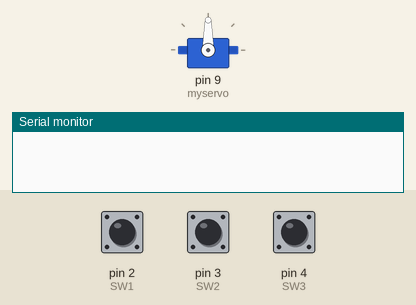
Recording of a sketch running on a simulated Arduino Uno, built with avr-gcc and run on an emulated ATmega328P. On the bench: servo, the last lines printed to the serial monitor. Inputs (shaded band) come from the test bench; at power-on: pin 2 (SW1) HIGH, pin 3 (SW2) HIGH, pin 4 (SW3) HIGH.

Above: at 1.2 s.
1.3 s: pin 2 (SW1) pulled LOW for 0.15 s
At 2.3 s:
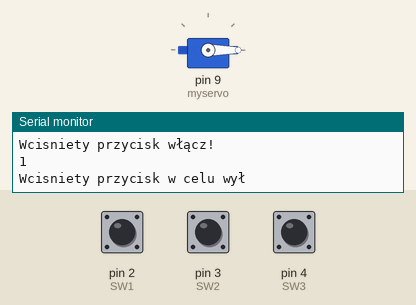
Timing chart, 0 to 4.3 s (numbered marks = the images above; inputs shaded):
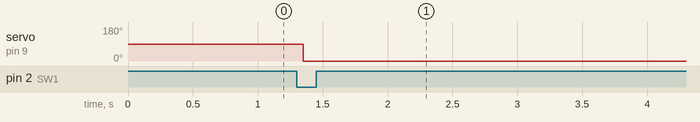

The sketch:

proba_silnik_przycisk3.ino
```cpp
#include <ezButton.h>
#include <Servo.h>
#define SW1 2
#define SW2 3
#define SW3 4

Servo myservo;
ezButton button(SW1);
int popBtn ;
int flag=0;
int angleStep=10;
int btnStat;
int angle=0;
int btnR , btnL;
int turnOn=0;

void setup() {
  // put your setup code here, to run once:
  pinMode(SW1,INPUT_PULLUP);
  pinMode(SW2,INPUT_PULLUP);
  pinMode(SW3,INPUT_PULLUP);

  Serial.begin(9600);
  button.setDebounceTime(50);
  myservo.attach(9);
  btnStat = digitalRead(SW1);

}

void loop() {
  button.loop();
  popBtn = btnStat;
  btnStat = digitalRead(SW1);
  btnR = digitalRead(SW2);
  btnL = digitalRead(SW3);

  if(button.isPressed() && flag==0){//właczanie silnika
    Serial.println("Wcisniety przycisk włącz!");
    flag = 1;//flaga=1 symbolizuje wł silnik
    turnOn=turnOn + 1;//wyswietlanie ilosci uruchomien
    Serial.println(turnOn);
     for(int i=0; i<100;i++){
      if(angle == 0)
      angle = 180;
      if(angle == 180)
      angle = 0;
     myservo.write(angle);
      }
     }

    if(btnR ==LOW && flag==1){
       if (angle > 0 && angle <= 180) {
        angle = angle - angleStep;
       if(angle < 0){
        angle = 0;
       }else{
      myservo.write(angle);
       }}
       delay(100);
       }

     if(btnL ==LOW && flag==1){
      if (angle >= 0 && angle <= 180) {
      angle = angle + angleStep;
      if(angle >180){
        angle =180;
       }else{
      myservo.write(angle);
       }}
       delay(100);
      }

      if(button.isPressed() && flag==1){//wyłaczenie silnika
    Serial.println("Wcisniety przycisk w celu wył");
    angle=0;
    myservo.write(angle);
    flag = 0;
    delay(50);
      }

}
```

Measured:
- after the input at 1.3 s, servo on pin 9 (myservo): 90° → 0° after 0.05 s
